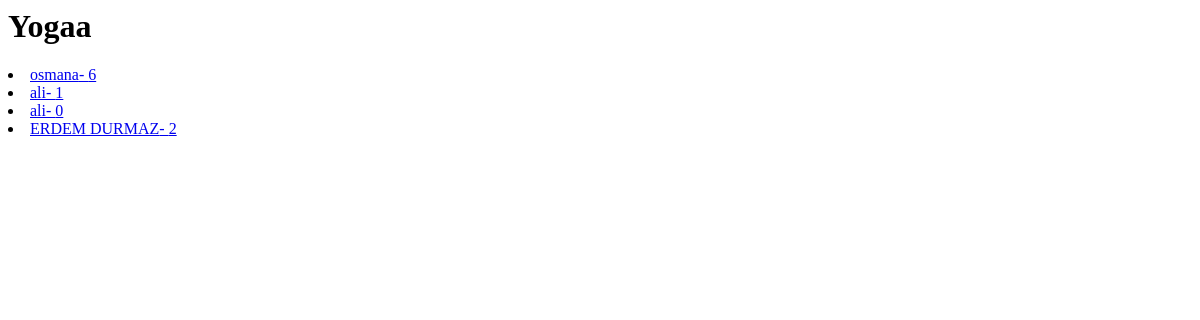
Before: /1/results with the older database file.
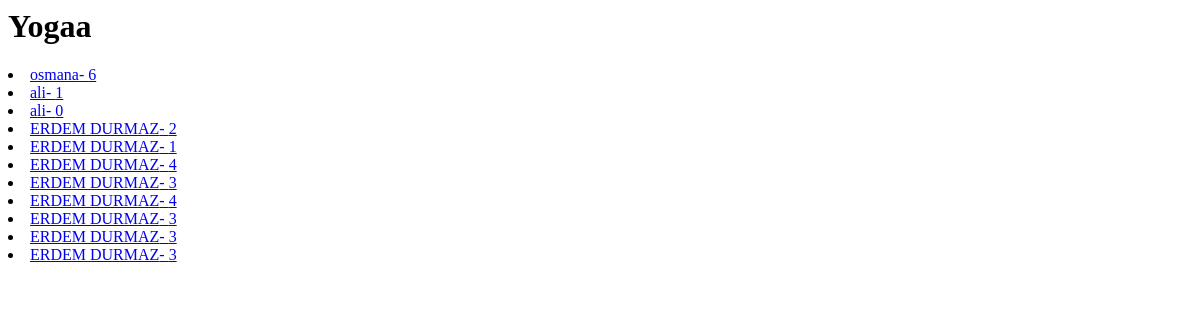
After: the same page with the newer database file.
### courses/models.py (models this page shows, shortened)
class Attendee(models.Model):
    course = models.ForeignKey(Course, on_delete=models.CASCADE)
    name = models.CharField(max_length=200)
    email = models.CharField(max_length=200)
    votes = models.IntegerField(default=0)

### courses/views.py (the view)
# urls.py: path('<int:course_id>/results', views.results, name= 'results'),
def results(request, course_id):
    course = get_object_or_404(Course, pk=course_id)
    return render(request, 'courses/results.html', {'course': course})

### templates/courses/results.html
<h1>{{course.course_name}}</h1>
{% for attendee in course.attendee_set.all %}
<li><a href="{% url 'courses:detail' course.id %}">{{ attendee.name }}- {{attendee.votes}}</a></li>
{% endfor %}

Changed rows visible on the page:
added Attendee: name "ERDEM DURMAZ", votes "1"
added Attendee: name "ERDEM DURMAZ", votes "4"
added Attendee: name "ERDEM DURMAZ", votes "3"
added Attendee: name "ERDEM DURMAZ", votes "4"
added Attendee: name "ERDEM DURMAZ", votes "3"
added Attendee: name "ERDEM DURMAZ", votes "3"
added Attendee: name "ERDEM DURMAZ", votes "3"
